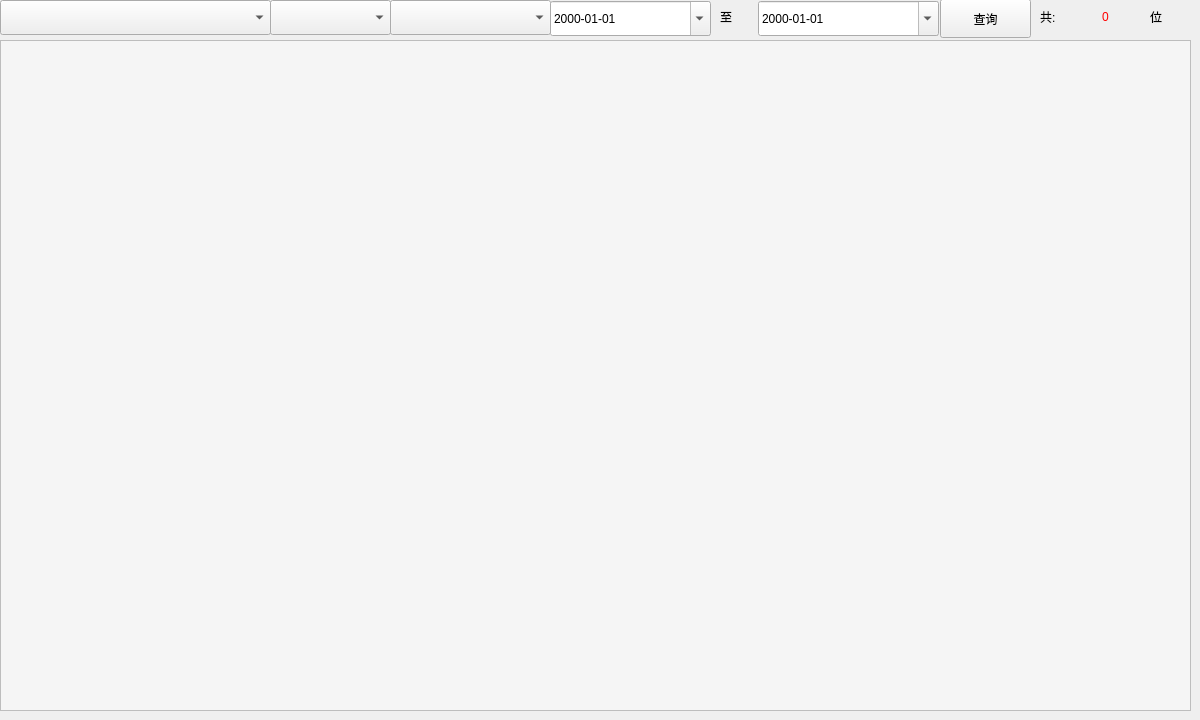
    <widget class="QWidget" name="tab">
     <attribute name="icon">
      <iconset>
       <normalon>:/source/bar_char.png</normalon>
      </iconset>
     </attribute>
     <attribute name="title">
      <string>检查统计</string>
     </attribute>
     <widget class="QLabel" name="label_17">
      <property name="geometry">
       <rect>
        <x>1040</x>
        <y>1</y>
        <width>41</width>
        <height>31</height>
       </rect>
      </property>
      <property name="text">
       <string>共:</string>
      </property>
     </widget>
     <widget class="QLabel" name="label_18">
      <property name="geometry">
       <rect>
        <x>1150</x>
        <y>1</y>
        <width>31</width>
        <height>31</height>
       </rect>
      </property>
      <property name="text">
       <string>位</string>
      </property>
      <property name="alignment">
       <set>Qt::AlignLeading|Qt::AlignLeft|Qt::AlignVCenter</set>
      </property>
     </widget>
     <widget class="QLabel" name="label_19">
      <property name="geometry">
       <rect>
        <x>720</x>
        <y>1</y>
        <width>31</width>
        <height>31</height>
       </rect>
      </property>
      <property name="text">
       <string>至</string>
      </property>
     </widget>
     <widget class="QPushButton" name="btn_stat_query">
      <property name="geometry">
       <rect>
        <x>940</x>
        <y>-1</y>
        <width>91</width>
        <height>39</height>
       </rect>
      </property>
      <property name="styleSheet">
       <string notr="true">border-color: rgb(255, 255, 255);</string>
      </property>
      <property name="text">
       <string>查询</string>
      </property>
      <property name="icon">
       <iconset resource="../source/image.qrc">
        <normaloff>:/source/mouse.png</normaloff>:/source/mouse.png</iconset>
      </property>
     </widget>
     <widget class="QComboBox" name="comboBox_stat_item">
      <property name="geometry">
       <rect>
        <x>390</x>
        <y>0</y>
        <width>161</width>
        <height>35</height>
       </rect>
      </property>
      <property name="styleSheet">
       <string notr="true">color: rgb(0, 0, 0);selection-color: rgb(0, 0, 255);</string>
      </property>
     </widget>
     <widget class="QDateEdit" name="dateEdit_stat_start">
      <property name="geometry">
       <rect>
        <x>550</x>
        <y>1</y>
        <width>161</width>
        <height>35</height>
       </rect>
      </property>
      <property name="styleSheet">
       <string notr="true">color: rgb(0, 0, 0);selection-color: rgb(0, 0, 255);
font: 20pt &quot;Adobe Arabic&quot;;</string>
      </property>
      <property name="displayFormat">
       <string>yyyy-MM-dd</string>
      </property>
      <property name="calendarPopup">
       <bool>true</bool>
      </property>
     </widget>
     <widget class="QComboBox" name="comboBox_stat_doctor">
      <property name="geometry">
       <rect>
        <x>270</x>
        <y>0</y>
        <width>121</width>
        <height>35</height>
       </rect>
      </property>
      <property name="styleSheet">
       <string notr="true">color: rgb(0, 0, 0);selection-color: rgb(0, 0, 255);</string>
      </property>
     </widget>
     <widget class="QTableWidget" name="tableWidget_stat">
      <property name="geometry">
       <rect>
        <x>0</x>
        <y>40</y>
        <width>1191</width>
        <height>671</height>
       </rect>
      </property>
      <property name="styleSheet">
       <string notr="true">gridline-color: rgb(255, 255, 255);
selection-background-color: rgb(0, 85, 255);
background-color: rgb(245, 245, 245);</string>
      </property>
     </widget>
     <widget class="QLabel" name="label_statistics_count">
      <property name="geometry">
       <rect>
        <x>1070</x>
        <y>1</y>
        <width>71</width>
        <height>31</height>
       </rect>
      </property>
      <property name="styleSheet">
       <string notr="true">color: rgb(255, 0, 0);</string>
      </property>
      <property name="text">
       <string>0</string>
      </property>
      <property name="alignment">
       <set>Qt::AlignCenter</set>
      </property>
     </widget>
     <widget class="QDateEdit" name="dateEdit_stat_end">
      <property name="geometry">
       <rect>
        <x>758</x>
        <y>1</y>
        <width>181</width>
        <height>35</height>
       </rect>
      </property>
      <property name="styleSheet">
       <string notr="true">color: rgb(0, 0, 0);selection-color: rgb(0, 0, 255);
font: 20pt &quot;Adobe Arabic&quot;;</string>
      </property>
      <property name="displayFormat">
       <string>yyyy-MM-dd</string>
      </property>
      <property name="calendarPopup">
       <bool>true</bool>
      </property>
     </widget>
     <widget class="QComboBox" name="comboBox_stat_hospital">
      <property name="geometry">
       <rect>
        <x>0</x>
        <y>0</y>
        <width>271</width>
        <height>35</height>
       </rect>
      </property>
      <property name="styleSheet">
       <string notr="true">color: rgb(0, 0, 0);selection-color: rgb(0, 0, 255);</string>
      </property>
     </widget>
    </widget>
